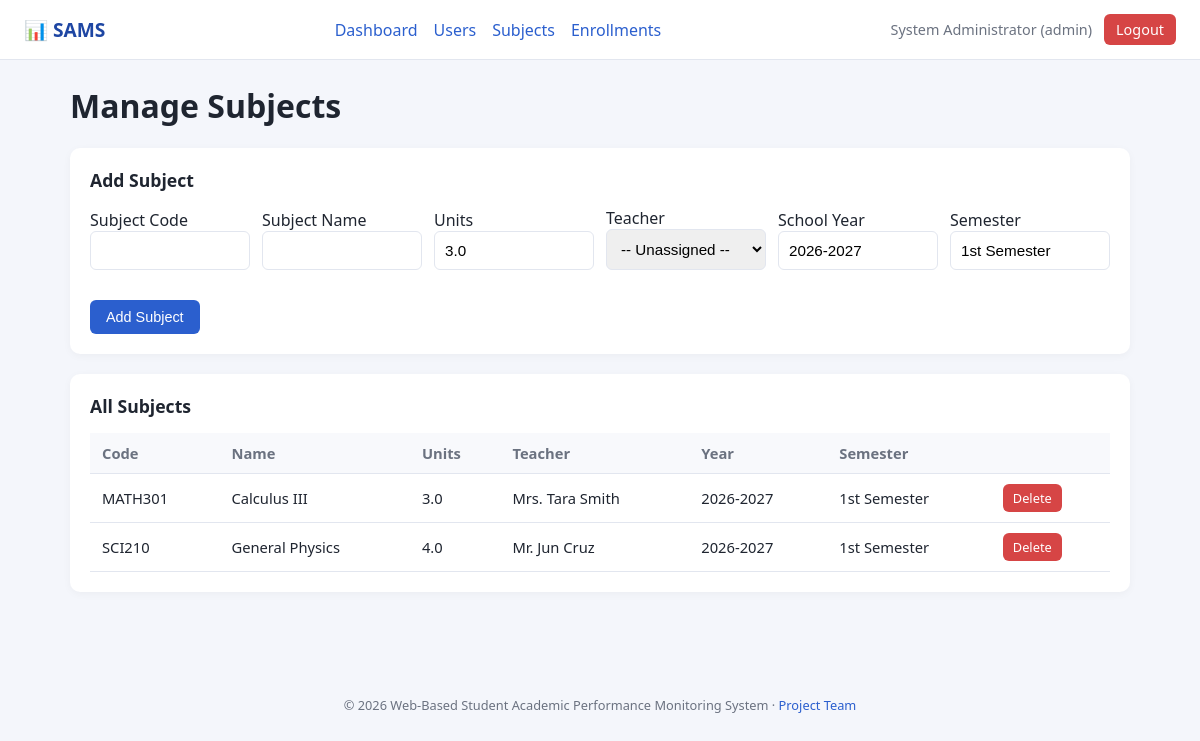
/admin/manage_subjects.php (signed in), run on the app's committed database.
### tables this page shows
CREATE TABLE subjects (
  id INT AUTO_INCREMENT PRIMARY KEY,
  subject_code VARCHAR(20) NOT NULL UNIQUE,
  subject_name VARCHAR(100) NOT NULL,
  units DECIMAL(3,1) DEFAULT 3.0,
  teacher_id INT NULL,
  school_year VARCHAR(9) DEFAULT '2026-2027',
  semester VARCHAR(20) DEFAULT '1st Semester',
  FOREIGN KEY (teacher_id) REFERENCES teachers(id) ON DELETE SET NULL
);

CREATE TABLE users (
  id INT AUTO_INCREMENT PRIMARY KEY,
  username VARCHAR(50) NOT NULL UNIQUE,
  password VARCHAR(255) NOT NULL,
  role ENUM('admin','teacher','student') NOT NULL,
  full_name VARCHAR(100) NOT NULL,
  email VARCHAR(100),
  created_at TIMESTAMP DEFAULT CURRENT_TIMESTAMP
);

### includes/auth.php (called while the page is built, shortened)
<?php
function h($s) { return htmlspecialchars((string)($s ?? ''), ENT_QUOTES, 'UTF-8'); }

### admin/manage_subjects.php (the view, shortened to what this page needs)
<?php
require_once __DIR__ . '/../includes/auth.php';
require_once __DIR__ . '/../config/db.php';
$subjects = $pdo->query("
  SELECT s.*, u.full_name AS teacher_name FROM subjects s
  LEFT JOIN teachers t ON t.id = s.teacher_id LEFT JOIN users u ON u.id = t.user_id
  ORDER BY s.subject_code")->fetchAll();
include __DIR__ . '/../includes/header.php';
?>
<h1>Manage Subjects</h1>
<div class="card">
  <h2>Add Subject</h2>
  <form method="post">
    <div class="form-row">
      <div><label>Subject Code</label><input name="subject_code" required></div>
      <div><label>Subject Name</label><input name="subject_name" required></div>
      <div><label>Units</label><input type="number" step="0.5" name="units" value="3.0"></div>
      <div><label>Teacher</label>
        <select name="teacher_id"><option value="">-- Unassigned --</option>
        </select></div>
      <div><label>School Year</label><input name="school_year" value="2026-2027"></div>
      <div><label>Semester</label><input name="semester" value="1st Semester"></div>
    </div>
    <button class="btn btn-primary" type="submit">Add Subject</button>
  </form>
</div>
<div class="card">
  <h2>All Subjects</h2>
  <table>
    <tr><th>Code</th><th>Name</th><th>Units</th><th>Teacher</th><th>Year</th><th>Semester</th><th></th></tr>
    <?php foreach ($subjects as $s): ?>
    <tr>
      <td><?= h($s['subject_code']) ?></td><td><?= h($s['subject_name']) ?></td><td><?= h($s['units']) ?></td>
      <td><?= h($s['teacher_name'] ?? 'Unassigned') ?></td><td><?= h($s['school_year']) ?></td><td><?= h($s['semester']) ?></td>
      <td><a class="btn btn-danger btn-sm" href="?delete=<?= $s['id'] ?>" onclick="return confirm('Delete this subject?')">Delete</a></td>
    </tr>
    <?php endforeach; ?>
  </table>
</div>
<?php include __DIR__ . '/../includes/footer.php'; ?>

### assets/css/style.css (style rules this page uses)
:root { --primary:#2b5fce;--primary-dark:#1e46a3;--bg:#f4f6fb;--card:#fff;--text:#1f2530;--muted:#6b7280;--border:#e2e6ef;--success:#1f9d55;--warning:#c98a12;--danger:#d64545 }
* { box-sizing:border-box }
body { margin:0;font-family:'Segoe UI',Arial,sans-serif;background:var(--bg);color:var(--text) }
a { color:var(--primary);text-decoration:none }
input,select,textarea { padding:10px;border:1px solid var(--border);border-radius:6px;font-size:.95rem;width:100% }
.btn { display:inline-block;padding:9px 16px;border-radius:6px;border:none;cursor:pointer;font-size:.9rem }
.btn-primary { background:var(--primary);color:#fff;margin-top:14px }
.btn-danger { background:var(--danger);color:#fff }
.btn-sm { padding:5px 10px;font-size:.8rem }
.card { background:var(--card);border-radius:10px;padding:20px;box-shadow:0 2px 8px rgba(0,0,0,.04);margin-bottom:20px }
.card h2 { margin-top:0;font-size:1.1rem }
table { width:100%;border-collapse:collapse;font-size:.92rem }
th,td { padding:10px 12px;border-bottom:1px solid var(--border);text-align:left }
th { background:#f8f9fc;color:var(--muted);font-weight:600 }
.form-row { display:flex;gap:12px;flex-wrap:wrap;align-items:end;margin-bottom:16px }
.form-row>div { flex:1;min-width:160px }

### data on the page
subjects: subject_code "MATH301", subject_name "Calculus III", units "3.0", users.full_name "Mrs. Tara Smith", school_year "2026-2027", semester "1st Semester"
subjects: subject_code "SCI210", subject_name "General Physics", units "4.0", users.full_name "Mr. Jun Cruz", school_year "2026-2027", semester "1st Semester"

### other printed values
current_name() "System Administrator"
$role "admin"
